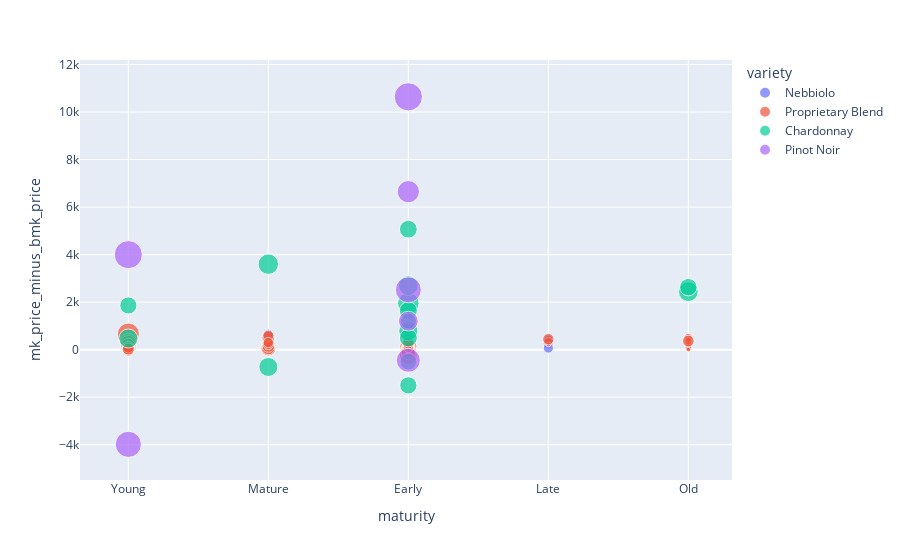

Notebook source saved alongside this figure:
### Markdown cell above
#### Below you can see the maturity of wines against the increase in price metric. Each wine is colored according to wine variety and sized by market price We can see that most of the extreme values occur in the Early and and Young Wines. These wines are dominated by both Pinot Noir and Chardonnay, both Burgundian varietals. Nebbiolo seems to show good increases in Price regardless of maturity although Early and Mature Nebbiolos command best returns.

### Code cell
wine_maturity = px.scatter(merge, x="maturity", y="mk_price_minus_bmk_price", color="variety", size="marketPrice")
wine_maturity.show()

### Figure 1 — Plotly figure (JSON) as saved in the notebook; plotly's stock layout.template omitted (floating-point values rounded to 4 significant figures)
{"data": [{"hovertemplate": "variety=Nebbiolo<br>maturity=%{x}<br>mk_price_minus_bmk_price=%{y}<br>marketPrice=%{marker.size}<extra></extra>", "legendgroup": "Nebbiolo", "marker": {"color": "#636efa", "size": [1480, 1850, 1800, 1596, 2500, 2260, 2199, 1800, 1350, 1550, 1350, 2872, 1500, 1400, 1299, 1755], "sizemode": "area", "sizeref": 42.95, "symbol": "circle"}, "mode": "markers", "name": "Nebbiolo", "orientation": "v", "showlegend": true, "type": "scatter", "x": ["Young", "Mature", "Early", "Late", "Late", "Late", "Early", "Early", "Early", "Early", "Early", "Mature", "Young", "Early", "Early", "Mature"], "xaxis": "x", "y": [124, 670, 500, 451, 280, 70, 859, 360, -2, 250, 90, 318, 92, 124, -1, 425], "yaxis": "y"}, {"hovertemplate": "variety=Proprietary Blend<br>maturity=%{x}<br>mk_price_minus_bmk_price=%{y}<br>marketPrice=%{marker.size}<extra></extra>", "legendgroup": "Proprietary Blend", "marker": {"color": "#EF553B", "size": [1110, 3910, 3700, 6250, 4400, 3720, 3920, 460, 3700, 780, 1040, 738, 10500, 3900, 6250, 1082, 870, 900, 3826, 800, 1408, 907, 450, 550, 1000, 900, 574, 520, 660, 540, 1700, 1408, 990, 525, 3560, 750, 6830, 1024, 1326, 975, 530, 958, 880, 850, 4850, 3758, 840, 960, 1100, 420, 980, 3800, 450, 1200, 400, 490, 1300, 490, 820, 1000, 400, 5415, 1678, 400, 857, 300, 420, 950, 350, 1245, 477, 475, 5415, 4820, 870, 496, 3600, 790, 2973, 480, 487, 540, 3300, 408, 2820, 468, 600, 4425, 2900, 2690, 2750, 3295, 3400, 2590, 3800, 2300, 2360, 2580, 2960, 2730, 3144, 2761], "sizemode": "area", "sizeref": 42.95, "symbol": "circle"}, "mode": "markers", "name": "Proprietary Blend", "orientation": "v", "showlegend": true, "type": "scatter", "x": ["Early", "Mature", "Young", "Early", "Early", "Young", "Early", "Early", "Early", "Early", null, "Young", "Young", "Mature", "Young", "Early", "Old", "Mature", "Early", "Old", "Old", "Old", "Old", "Early", "Early", "Young", "Old", "Mature", "Mature", "Mature", "Late", "Mature", "Early", "Late", "Early", "Early", "Early", "Early", "Early", "Early", "Early", "Mature", "Mature", "Early", "Mature", "Mature", "Early", "Mature", "Mature", "Early", "Early", "Young", "Early", "Early", "Mature", "Early", "Early", "Early", "Early", "Early", "Early", "Young", "Old", "Early", "Early", "Mature", "Mature", null, "Young", "Old", "Young", "Early", "Young", null, "Young", "Young", "Mature", "Early", "Old", "Young", "Early", "Early", "Mature", null, "Late", "Old", "Mature", "Early", "Early", "Early", "Mature", "Early", "Young", "Mature", "Young", "Mature", "Early", "Young", "Young", "Early", "Young", null], "xaxis": "x", "y": [-94, 110, 0, 134, 0, 240, 40, 40, 180, 98, 90, -22, 656, 216, 328, 34, 165, 100, -290, 55, 258, 102, 230, 130, 12, 37, 223, 60, 270, 240, 322, 170, 0, 225, 35, -40, -256, -48, 156, -51, 80, 98, 155, -10, 50, 68, 59, 110, 90, -112, 150, 240, 110, 118, 68, -14, 100, -4, 85, 140, 100, 177, 498, 45, 57, -4, 78, 108, 26, 363, 117, 87, 265, 660, -50, 184, 499, -4, 363, 100, 167, -4, 145, 51, 442, 3, 192, -125, 250, 190, 245, 295, 50, 590, 195, 300, 100, 80, 116, 272, 24, 359], "yaxis": "y"}, {"hovertemplate": "variety=Chardonnay<br>maturity=%{x}<br>mk_price_minus_bmk_price=%{y}<br>marketPrice=%{marker.size}<extra></extra>", "legendgroup": "Chardonnay", "marker": {"color": "#00cc96", "size": [8000, 9950, 7000, 7800, 8400, 7906, 6800, 6396, 6900, 6552, 6360, 5600, 8400, 9000, 6000, 7812], "sizemode": "area", "sizeref": 42.95, "symbol": "circle"}, "mode": "markers", "name": "Chardonnay", "orientation": "v", "showlegend": true, "type": "scatter", "x": [null, "Early", "Early", "Young", "Old", "Early", "Early", "Early", "Early", "Old", "Young", "Early", "Early", "Mature", "Early", "Mature"], "xaxis": "x", "y": [1026, 1950, 1640, 470, 2440, 782, 5070, -1504, 495, 2632, 1860, 1200, 2700, 3600, -500, -728], "yaxis": "y"}, {"hovertemplate": "variety=Pinot Noir<br>maturity=%{x}<br>mk_price_minus_bmk_price=%{y}<br>marketPrice=%{marker.size}<extra></extra>", "legendgroup": "Pinot Noir", "marker": {"color": "#ab63fa", "size": [14766, 14520, 17180, 8400, 12402, 17000, 10650, 8016], "sizemode": "area", "sizeref": 42.95, "symbol": "circle"}, "mode": "markers", "name": "Pinot Noir", "orientation": "v", "showlegend": true, "type": "scatter", "x": ["Young", "Early", "Early", "Early", "Early", "Young", "Early", null], "xaxis": "x", "y": [-3984, 2520, 10642, 1200, -448, 4000, 6650, 726], "yaxis": "y"}], "layout": {"legend": {"itemsizing": "constant", "title": {"text": "variety"}, "tracegroupgap": 0}, "margin": {"t": 60}, "xaxis": {"anchor": "y", "domain": [0, 1], "title": {"text": "maturity"}}, "yaxis": {"anchor": "x", "domain": [0, 1], "title": {"text": "mk_price_minus_bmk_price"}}}}
